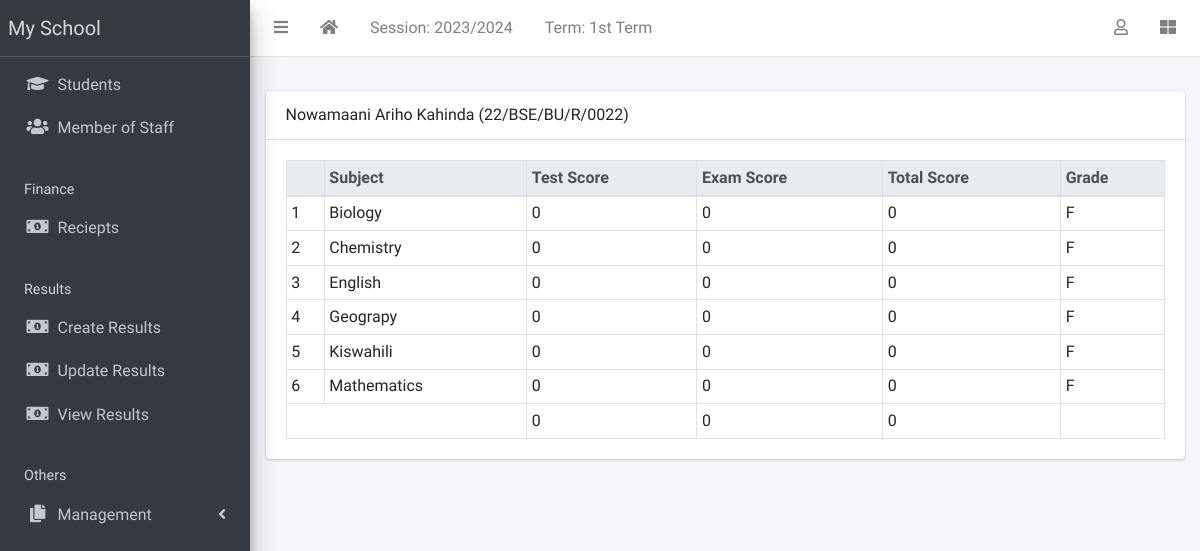
The app's page /result/view/all (signed in), older data.
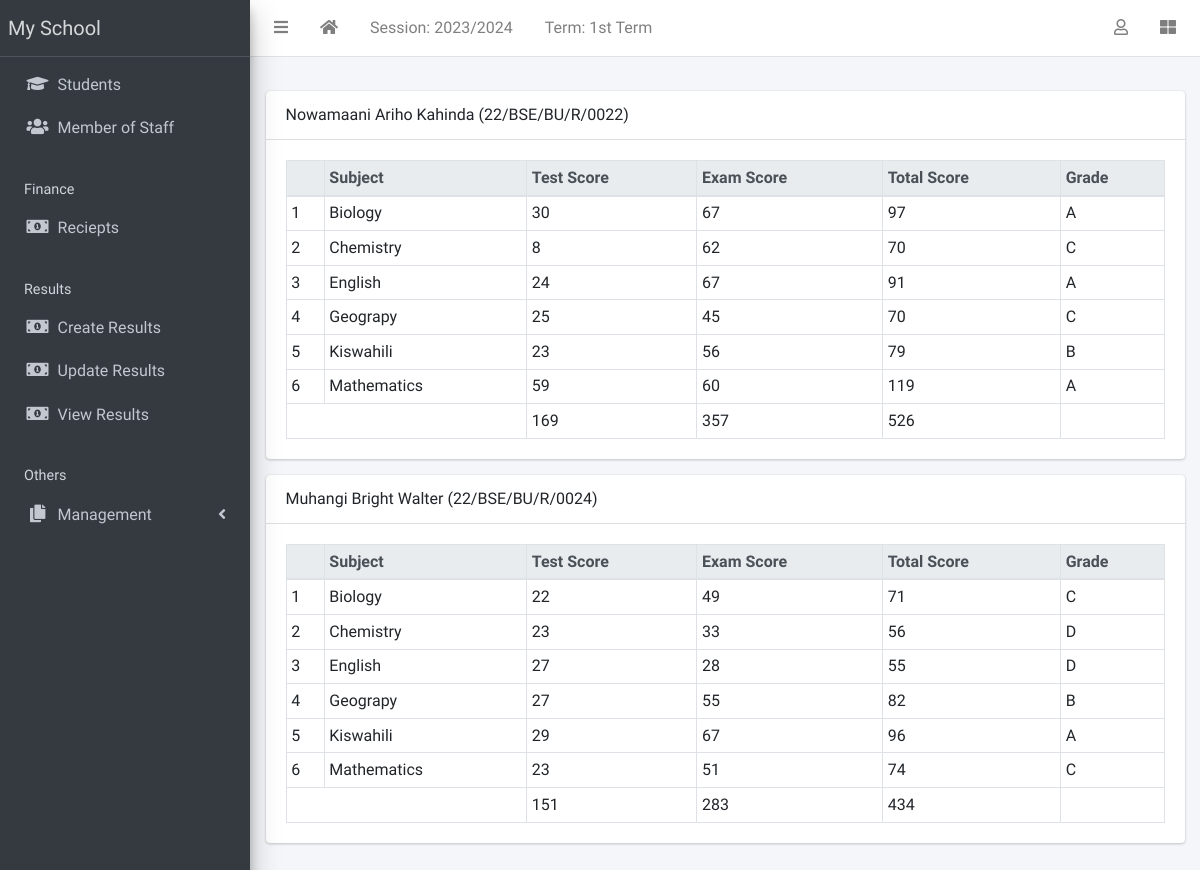
The same page, newer data.
### apps/corecode/models.py (models this page shows, shortened)
class AcademicSession(models.Model):
    name = models.CharField(max_length=200, unique=True)
    current = models.BooleanField(default=True)
    class Meta:
        ordering = ["-name"]

class AcademicTerm(models.Model):
    name = models.CharField(max_length=20, unique=True)
    current = models.BooleanField(default=True)
    class Meta:
        ordering = ["name"]

class SiteConfig(models.Model):
    key = models.SlugField()
    value = models.CharField(max_length=200)

class Subject(models.Model):
    name = models.CharField(max_length=200, unique=True)
    class Meta:
        ordering = ["name"]
    def __str__(self):
        return self.name

### apps/students/models.py (models this page shows, shortened)
class Student(models.Model):
    STATUS_CHOICES = [("active", "Active"), ("inactive", "Inactive")]
    GENDER_CHOICES = [("male", "Male"), ("female", "Female")]
    current_status = models.CharField(
        max_length=10, choices=STATUS_CHOICES, default="active"
    )
    registration_number = models.CharField(max_length=200, unique=True)
    surname = models.CharField(max_length=200)
    firstname = models.CharField(max_length=200)
    other_name = models.CharField(max_length=200, blank=True)
    gender = models.CharField(max_length=10, choices=GENDER_CHOICES, default="male")
    date_of_birth = models.DateField(default=timezone.now)
    current_class = models.ForeignKey(
        StudentClass, on_delete=models.SET_NULL, blank=True, null=True
    )
    date_of_admission = models.DateField(default=timezone.now)
    mobile_num_regex = RegexValidator(
        regex="^[0-9]{10,15}$", message="Entered mobile number isn't in a right format!"
    )
    parent_mobile_number = models.CharField(
        validators=[mobile_num_regex], max_length=13, blank=True
    )
    address = models.TextField(blank=True)
    others = models.TextField(blank=True)
    passport = models.ImageField(blank=True, upload_to="students/passports/")
    class Meta:
        ordering = ["surname", "firstname", "other_name"]
    def __str__(self):
        return f"{self.surname} {self.firstname} {self.other_name} ({self.registration_number})"

### apps/result/models.py (models this page shows, shortened)
class Result(models.Model):
    student = models.ForeignKey(Student, on_delete=models.CASCADE)
    session = models.ForeignKey(AcademicSession, on_delete=models.CASCADE)
    term = models.ForeignKey(AcademicTerm, on_delete=models.CASCADE)
    current_class = models.ForeignKey(StudentClass, on_delete=models.CASCADE)
    subject = models.ForeignKey(Subject, on_delete=models.CASCADE)
    test_score = models.IntegerField(default=0)
    exam_score = models.IntegerField(default=0)
    class Meta:
        ordering = ["subject"]
    def total_score(self):
        return self.test_score + self.exam_score
    def grade(self):
        return score_grade(self.total_score())

### apps/result/views.py (the view)
# urls.py: path("view/all", ResultListView.as_view(), name="view-results"),
class ResultListView(LoginRequiredMixin, View):
    def get(self, request, *args, **kwargs):
        results = Result.objects.filter(
            session=request.current_session, term=request.current_term
        )
        bulk = {}
        for result in results:
            test_total = 0
            exam_total = 0
            subjects = []
            for subject in results:
                if subject.student == result.student:
                    subjects.append(subject)
                    test_total += subject.test_score
                    exam_total += subject.exam_score
            bulk[result.student.id] = {
                "student": result.student,
                "subjects": subjects,
                "test_total": test_total,
                "exam_total": exam_total,
                "total_total": test_total + exam_total,
            }
        context = {"results": bulk}
        return render(request, "result/all_results.html", context)

### apps/corecode/context_processors.py (called while the page is built)
def site_defaults(request):
    current_session = AcademicSession.objects.get(current=True)
    current_term = AcademicTerm.objects.get(current=True)
    vals = SiteConfig.objects.all()
    contexts = {
        "current_session": current_session.name,
        "current_term": current_term.name,
    }
    for val in vals:
        contexts[val.key] = val.value
    return contexts

### apps/result/utils.py (called while the page is built)
def score_grade(score):
    if score >= 90:
        return "A"
    elif score >= 75:
        return "B"
    elif score >= 60:
        return "C"
    elif score >= 50:
        return "D"
    else:
        return "F"

### apps/result/templates/result/all_results.html
{% extends 'base.html' %}
{% block fullcard %}
  {% for key, result in results.items %}
    <div class="card">
      <div class="card-header">
        {{result.student}}
      </div>
      <div class="card-body">
        <table class="table table-bordered table-sm">
          <thead class="thead-light">
            <tr>
              <th></th>
              <th>Subject</th>
              <th>Test Score</th>
              <th>Exam Score</th>
              <th>Total Score</th>
              <th>Grade</th>
            </tr>
          </thead>
          <tbody>
            {% for subject in result.subjects %}
              <tr>
                <td>{{ forloop.counter }}</td>
                <td>{{ subject.subject }}</td>
                <td>{{ subject.test_score }}</td>
                <td>{{ subject.exam_score }}</td>
                <td>{{ subject.total_score }}</td>
                <td>{{ subject.grade }}</td>
              </tr>
            {% endfor %}
          </tbody>
          <tfoot>
            <tr>
              <td colspan="2"></td>
              <td>{{ result.test_total }}</td>
              <td>{{ result.exam_total }}</td>
              <td>{{ result.total_total }}</td>
              <td></td>
            </tr>
          </tfoot>
        </table>
      </div>
    </div>
  {% endfor %}
{% endblock fullcard %}

### templates/base.html (shortened to what this page needs)
{% load static %}
<!DOCTYPE html>
<html lang="en">
<head>
  <link rel="stylesheet" href="{% static 'plugins/fontawesome-free/css/all.min.css' %}">
  <link rel="stylesheet" href="{% static 'plugins/toastr/toastr.min.css' %}">
  <link rel="stylesheet"
    href="{% static 'plugins/overlayScrollbars/css/OverlayScrollbars.min.css' %}">
  <link rel="stylesheet" href="{% static 'plugins/Datatables/datatables.min.css' %}" />
  <link rel="stylesheet" href="{% static 'dist/css/adminlte.min.css' %}">
</head>
<body
  class="hold-transition sidebar-mini layout-fixed layout-navbar-fixed layout-footer-fixed">
  <div class="wrapper">
    <nav class="main-header navbar navbar-expand navbar-white navbar-light">
      <ul class="navbar-nav">
        <li class="nav-item">
          <a class="nav-link" data-widget="pushmenu" href="#" role="button"><i
              class="fas fa-bars"></i></a>
        </li>
        <li class="nav-item d-none d-sm-inline-block">
          <a href="{% url 'home' %} " class="nav-link"><i class="fa fa-home"></i></a>
        </li>
        <li class="nav-item d-none d-sm-inline-block">
          <a href="{% url 'current-session' %}" class="nav-link">Session: {{ current_session }}</a>
        </li>
        <li class="nav-item d-none d-sm-inline-block">
          <a href="{% url 'current-session' %}" class="nav-link">Term: {{ current_term }}</a>
        </li>
      </ul>
      <ul class="navbar-nav ml-auto">
        <li class="nav-item dropdown">
          <a class="nav-link" data-toggle="dropdown" href="#">
            <i class="far fa-user"></i>
          </a>
        </li>
        <li class="nav-item">
          <a class="nav-link" data-widget="control-sidebar" data-slide="true"
            href="#" role="button"><i class="fas fa-th-large"></i></a>
        </li>
      </ul>
    </nav>
    <aside class="main-sidebar sidebar-dark-primary elevation-4">
      <a href="{% url 'home' %}" class="brand-link">{{ school_name | default:"MySchool" }}</a>
      <div class="sidebar">
        <nav class="mt-2">
          <ul class="nav nav-pills nav-sidebar flex-column"
            data-widget="treeview" role="menu" data-accordion="false">
            <li class="nav-item">
              <a href="{% url 'student-list' %}" class="nav-link">
                <i class="nav-icon fas fa-graduation-cap"></i>
                <p>
                  Students
                </p>
              </a>
            </li>
            <li class="nav-item">
              <a href="{% url 'staff-list' %}" class="nav-link">
                <i class="nav-icon fas fa-users"></i>
                <p>
                  Member of Staff
                </p>
              </a>
            </li>
            <li class="nav-header">Finance</li>
            <li class="nav-item">
              <a href="{% url 'invoice-list' %}" class="nav-link">
                <i class="nav-icon fas fa-money-bill-alt"></i>
                <p>
                  Reciepts
                </p>
              </a>
            </li>
            <li class="nav-header">Results</li>
            <li class="nav-item">
              <a href="{% url 'create-result' %}" class="nav-link">
                <i class="nav-icon fas fa-money-bill-alt"></i>
                <p>
                  Create Results
                </p>
              </a>
            </li>
            <li class="nav-item">
              <a href="{% url 'edit-results' %}" class="nav-link">
                <i class="nav-icon fas fa-money-bill-alt"></i>
                <p>
                  Update Results
                </p>
              </a>
            </li>
            <li class="nav-item">
              <a href="{% url 'view-results' %}" class="nav-link">
                <i class="nav-icon fas fa-money-bill-alt"></i>
                <p>
                  View Results
                </p>
              </a>
            </li>
            <li class="nav-header">Others</li>
            <li class="nav-item has-treeview">
              <a href="#" class="nav-link">
                <i class="nav-icon fas fa-copy"></i>
                <p>
                  Management
                  <i class="fas fa-angle-left right"></i>
                </p>
              </a>
            </li>
          </ul>
        </nav>
      </div>
    </aside>
    <div class="content-wrapper">
      <section class="content-header">
      </section>
      <section class="content">
        <div class="container-fluid">
          <div class="row">
            <div class="col-md-12">
              {% block fullcard %}{% endblock fullcard %}
            </div>
          </div>
        </div>
      </section>
    </div>
  </div>
</body>
</html>

Row changes from the older to the newer data that the page shows:
computed for Student "Nowamaani Ariho Kahinda (22/BSE/BU/R/0022)": test_total "0" → "169"; exam_total "0" → "357"; total_total "0" → "526"
changed Result (number 1 of 12 on the later page): test_score "0" → "30"; exam_score "0" → "67"; total_score "0" → "97"; grade "F" → "A"
changed Result (number 2 of 12 on the later page): test_score "0" → "8"; exam_score "0" → "62"; total_score "0" → "70"; grade "F" → "C"
changed Result (number 3 of 12 on the later page): test_score "0" → "24"; exam_score "0" → "67"; total_score "0" → "91"; grade "F" → "A"
changed Result (number 4 of 12 on the later page): test_score "0" → "25"; exam_score "0" → "45"; total_score "0" → "70"; grade "F" → "C"
changed Result (number 5 of 12 on the later page): test_score "0" → "23"; exam_score "0" → "56"; total_score "0" → "79"; grade "F" → "B"
changed Result (number 6 of 12 on the later page): test_score "0" → "59"; exam_score "0" → "60"; total_score "0" → "119"; grade "F" → "A"
added Student: student "Muhangi Bright Walter (22/BSE/BU/R/0024)", test_total "151", exam_total "283", total_total "434"
added Result: subject "Biology", test_score "22", exam_score "49", total_score "71", grade "C", shown under "Muhangi Bright Walter (22/BSE/BU/R/0024)"
added Result: subject "Chemistry", test_score "23", exam_score "33", total_score "56", grade "D", shown under "Muhangi Bright Walter (22/BSE/BU/R/0024)"
added Result: subject "English", test_score "27", exam_score "28", total_score "55", grade "D", shown under "Muhangi Bright Walter (22/BSE/BU/R/0024)"
added Result: subject "Geograpy", test_score "27", exam_score "55", total_score "82", grade "B", shown under "Muhangi Bright Walter (22/BSE/BU/R/0024)"
added Result: subject "Kiswahili", test_score "29", exam_score "67", total_score "96", grade "A", shown under "Muhangi Bright Walter (22/BSE/BU/R/0024)"
added Result: subject "Mathematics", test_score "23", exam_score "51", total_score "74", grade "C", shown under "Muhangi Bright Walter (22/BSE/BU/R/0024)"
